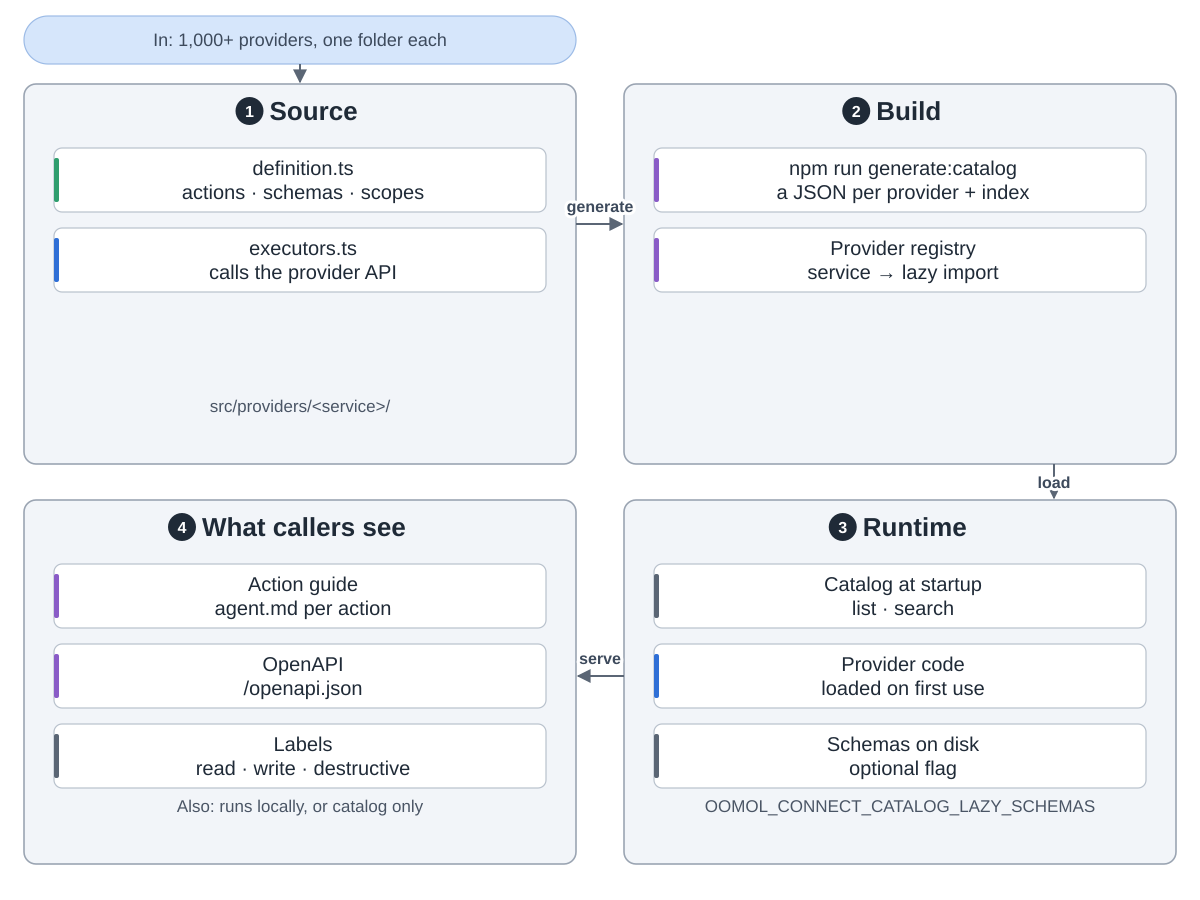

The script that saved this image:
"""Providers and the catalog: from one folder per provider to what callers can discover.
Drawn from oomol-lab/open-connector at commit 20c6c44 (docs/catalog-format.md, AGENTS.md "Architecture",
docs/configuration.md, docs/runtime-api.md "Action Guides").
Run: python3 catalog.py"""
import sys
from pathlib import Path

sys.path.insert(0, str(Path(__file__).resolve().parents[2] / "tools"))
from archdiagram import Diagram, L, R, GW, T1, H1, T2, H2  # noqa: E402

d = Diagram("Providers and the catalog",
            "1 Source: one folder per provider under src/providers, with definition.ts for actions, schemas and "
            "scopes, and executors.ts for the code that calls the provider's API. "
            "2 Build: npm run generate:catalog writes one JSON file per provider plus an index, and a generated "
            "registry maps each provider to a lazy import of its executors. "
            "3 Runtime: the catalog loads at startup for listing and search; with the optional flag below the "
            "generated index is read instead of every provider file, and a provider's code loads the first time "
            "one of its actions, its proxy or its credential check runs; keeping schemas on disk is that flag, "
            "OOMOL_CONNECT_CATALOG_LAZY_SCHEMAS. "
            "4 What callers see: an agent-readable guide per action, an OpenAPI document, and for each action "
            "whether it reads, writes or destroys, and whether it can run locally or is catalog only.")

d.pill(L, 16, GW, 48, "In: 1,000+ providers, one folder each")
d.arrow(f"M{L + GW / 2} 64V{T1 - 2}")

d.group(L, T1, GW, H1, "Source", 1)
d.column(L, T1, [("definition.ts|actions · schemas · scopes", "plan"),
                 ("executors.ts|calls the provider API", "coding")])
d.notes(L, T1, H1, "src/providers/<service>/", "")

d.group(R, T1, GW, H1, "Build", 2)
d.column(R, T1, [("npm run generate:catalog|a JSON per provider + index", "write"),
                 ("Provider registry|service → lazy import", "write")])

d.group(R, T2, GW, H2, "Runtime", 3)
d.column(R, T2, [("Catalog at startup|list · search", "data"),
                 ("Provider code|loaded on first use", "coding"),
                 ("Schemas on disk|optional flag", "data")])
d.notes(R, T2, H2, "OOMOL_CONNECT_CATALOG_LAZY_SCHEMAS", "")

d.group(L, T2, GW, H2, "What callers see", 4)
d.column(L, T2, [("Action guide|agent.md per action", "write"),
                 ("OpenAPI|/openapi.json", "write"),
                 ("Labels|read · write · destructive", "data")])
d.notes(L, T2, H2, "Also: runs locally, or catalog only", "")

d.arrow(f"M{L + GW} {T1 + 140}H{R - 2}", label="generate", at=(600, T1 + 128))
d.arrow(f"M{R + 430} {T1 + H1}V{T2 - 2}", label="load", at=(R + 430, T1 + H1 + 24))
d.arrow(f"M{R} {T2 + 176}H{L + GW + 2}", label="serve", at=(600, T2 + 164))

d.save(Path(__file__).with_name("catalog.svg"))
